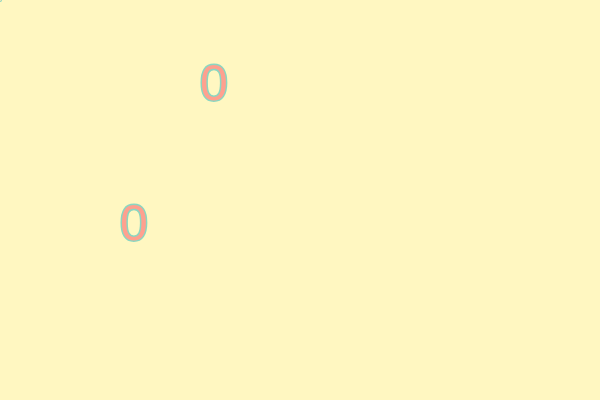
Frame 1 (no input)
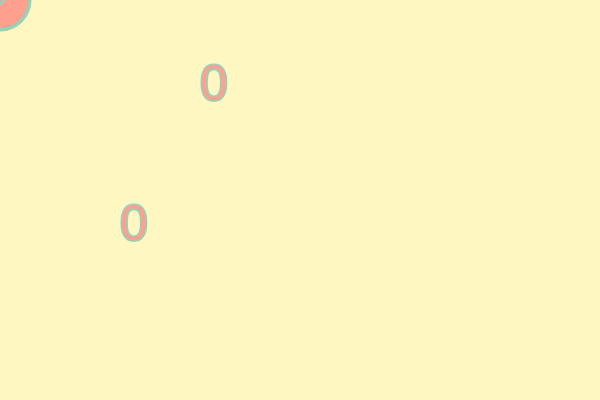
Frame 60 (no input)
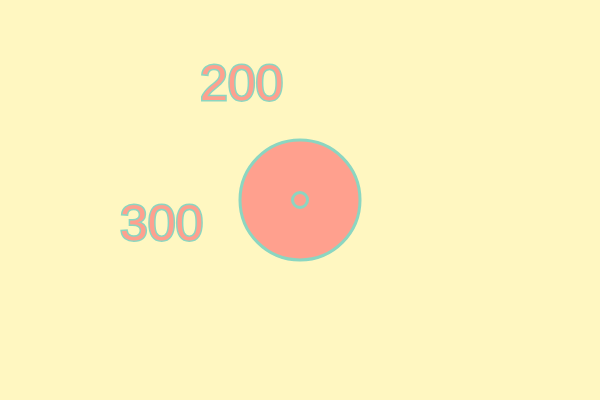
Frame 120 (the mouse pressed at the canvas centre since frame 60)

The p5.js sketch that drew these frames (run headless with seeded random() and noise() and a simulated clock; from frame 60 on, the mouse is pressed at the canvas centre):

// p5.js sketch
// ── sketch.js
var x = 0;
function setup() {
    createCanvas(600, 400);
}
function draw() {
    background("#FFF7C1");

    strokeWeight(3);
    stroke("#8BD6C1");

    if (mouseX > width/2) {
        fill("#FFA00D");
    } else {
        fill("#FFA08E");
    }

    textSize(50);
    text(floor(mouseX), 120, 240);
    text(floor(mouseY), 200, 100);

    if (frameCount < 200) {
        x = frameCount;
    } else {
        if (x > 0) {
            x--;
        }
    }

    ellipse(mouseX, mouseY, x, x);

    ellipse(pmouseX, pmouseY, frameCount/8,frameCount/8);
}
